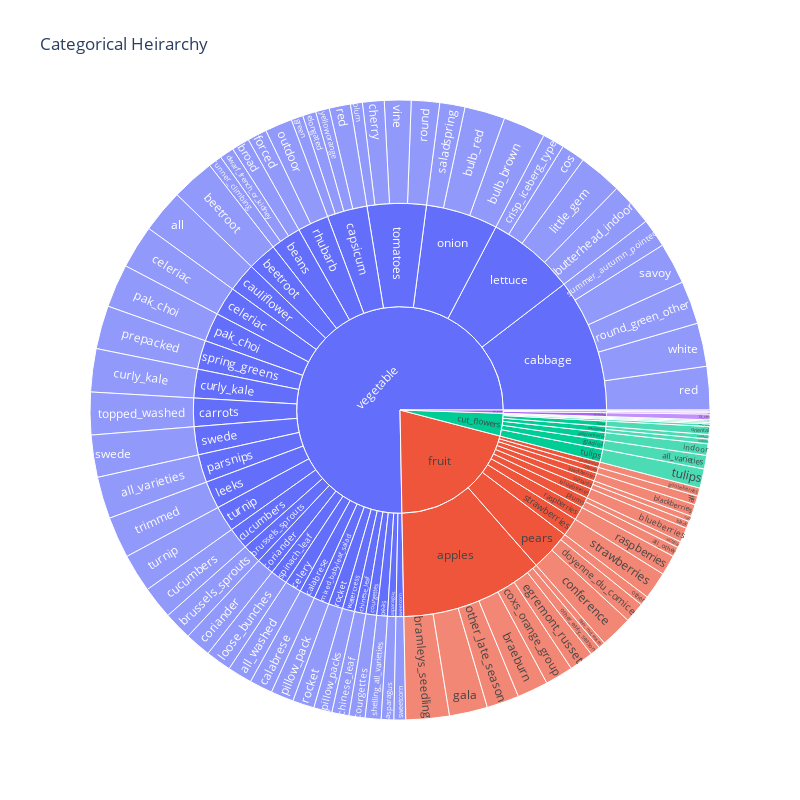

Notebook code for this chart:
### Markdown cell above
The chart illustrates UK fresh produce market comprises 76% of vegetables as compared to other categories

### Code cell
# Applying GroupBy method on item and variety and read unique count value
# price_per_variety = df.groupby(['category','item'])['variety'].unique()
# price_per_variety = price_per_variety_over_time.reset_index(name='Total')
# print(price_per_variety)
fig = px.sunburst(df, path = ['category','item','variety'], width=800, height=800, title='Categorical Heirarchy')
fig.show()

### Figure 1 — Plotly figure (JSON) as saved in the notebook; plotly's stock layout.template omitted (floating-point values rounded to 4 significant figures; data arrays with more than 128 entries replaced by an {"elided": "..."} marker saying what was removed)
{"data": [{"branchvalues": "total", "domain": {"x": [0, 1], "y": [0, 1]}, "hovertemplate": "labels=%{label}<br>count=%{value}<br>parent=%{parent}<br>id=%{id}<extra></extra>", "ids": {"elided": "143 str values"}, "labels": {"elided": "143 str values"}, "name": "", "parents": {"elided": "143 str values"}, "type": "sunburst", "values": {"elided": "143 int values"}}], "layout": {"height": 800, "legend": {"tracegroupgap": 0}, "title": {"text": "Categorical Heirarchy"}, "width": 800}}
